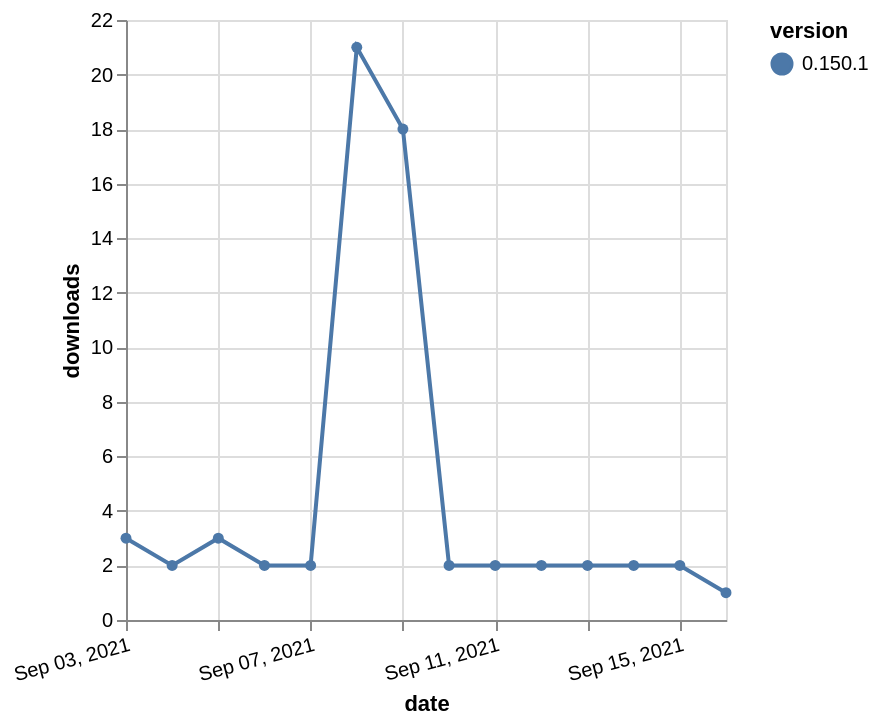

Write a Vega-Lite specification for this figure.
### Vega-Lite specification from a JSON file in a GitHub repository (floating-point values rounded to 4 significant figures)
{"$schema": "https://vega.github.io/schema/vega-lite/v5.json", "description": "A simple bar chart with embedded data.", "data": {"values": [{"date": "2021-09-03", "total": 4962, "delta": 3, "version": "0.150.1"}, {"date": "2021-09-04", "total": 4964, "delta": 2, "version": "0.150.1"}, {"date": "2021-09-05", "total": 4967, "delta": 3, "version": "0.150.1"}, {"date": "2021-09-06", "total": 4969, "delta": 2, "version": "0.150.1"}, {"date": "2021-09-07", "total": 4971, "delta": 2, "version": "0.150.1"}, {"date": "2021-09-08", "total": 4992, "delta": 21, "version": "0.150.1"}, {"date": "2021-09-09", "total": 5010, "delta": 18, "version": "0.150.1"}, {"date": "2021-09-10", "total": 5012, "delta": 2, "version": "0.150.1"}, {"date": "2021-09-11", "total": 5014, "delta": 2, "version": "0.150.1"}, {"date": "2021-09-12", "total": 5016, "delta": 2, "version": "0.150.1"}, {"date": "2021-09-13", "total": 5018, "delta": 2, "version": "0.150.1"}, {"date": "2021-09-14", "total": 5020, "delta": 2, "version": "0.150.1"}, {"date": "2021-09-15", "total": 5022, "delta": 2, "version": "0.150.1"}, {"date": "2021-09-16", "total": 5023, "delta": 1, "version": "0.150.1"}]}, "width": "container", "mark": {"type": "line", "point": {"filled": true}}, "encoding": {"x": {"field": "date", "type": "temporal", "timeUnit": "yearmonthdate", "title": "date", "axis": {"labelAngle": -15}}, "y": {"field": "delta", "type": "quantitative", "title": "downloads"}, "color": {"field": "version", "type": "nominal"}, "tooltip": {"field": "delta"}}}
